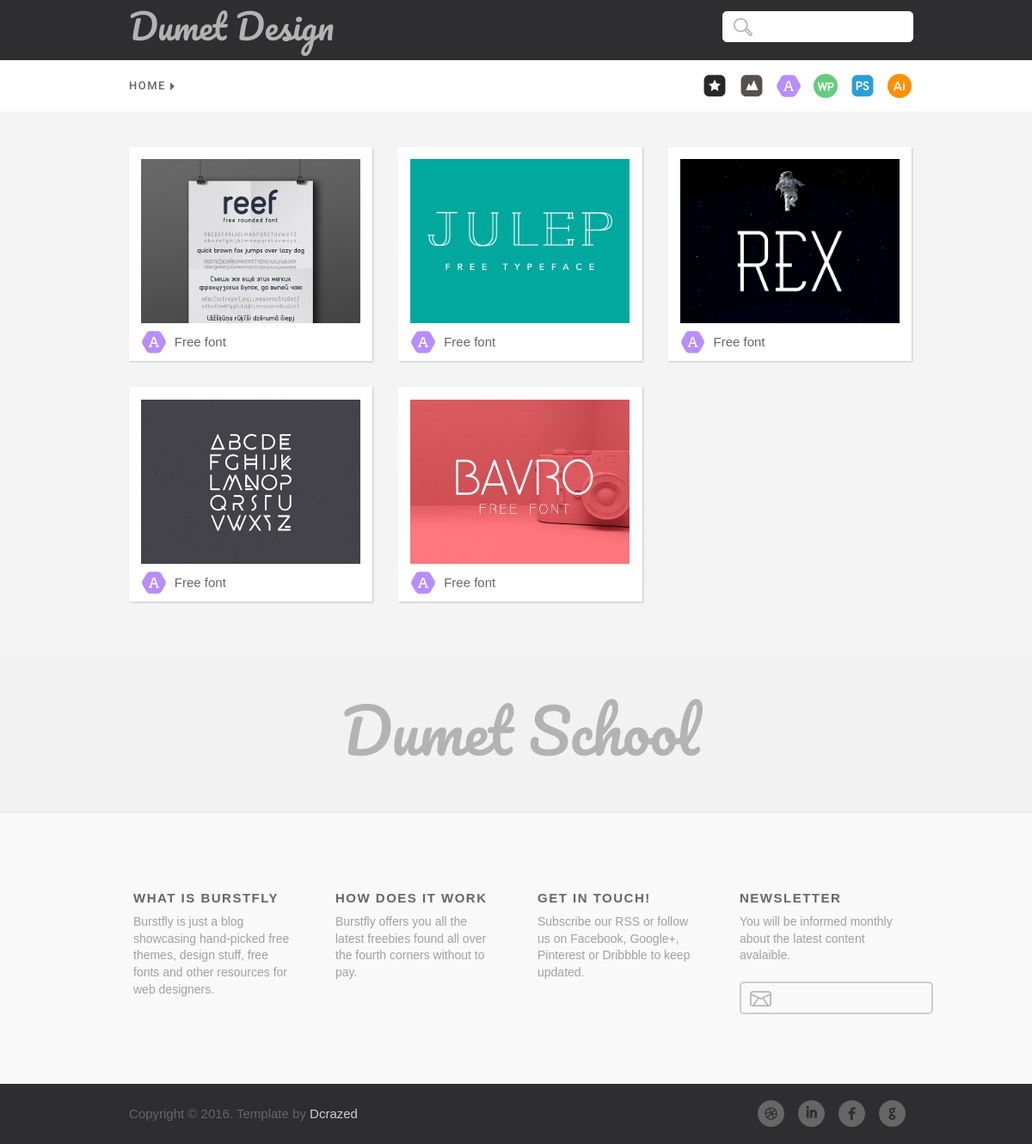
/index.php?category=3, run on the app's committed database.
### tables this page shows
CREATE TABLE `category` (
  `id` int(11) NOT NULL,
  `category_name` varchar(255) NOT NULL,
  `icon` varchar(255) NOT NULL
);

CREATE TABLE `post` (
  `id` int(11) NOT NULL,
  `category_id` int(11) NOT NULL,
  `title` varchar(255) NOT NULL,
  `description` text NOT NULL,
  `image` varchar(255) NOT NULL,
  `user` varchar(255) NOT NULL,
  `date` datetime NOT NULL
);

### includes/category.php (the view, shortened to what this page needs)
<?php
$category_id    = $_GET["category"];
$query          = mysqli_query($connect, "SELECT post.*, category.icon FROM post, category
                                          WHERE category.id = post.category_id
                                          AND category.id = '$category_id'
                                          ORDER BY id DESC");
?>
		<div class="container object">
			<div id="main-container-image">
				<section class="work">
				<?php if(mysqli_num_rows($query)>0) { ?>
      				<?php while($row=mysqli_fetch_array($query)) { ?>
					<figure class="white">
						<a href="index.php?detail=<?php echo $row["id"] ?>&category=<?php echo $row["category_id"] ?>">
							<img src="img/<?php echo $row["image"] ?>" alt="" />
						</a>
                        <div id="wrapper-part-info">
                        	<div class="part-info-image"><img src="img/<?php echo $row["icon"] ?>" alt="" width="28" height="28"/></div>
                        	<div id="part-info"><?php echo $row["title"] ?></div>
						</div>
                    </figure>
                    <?php } ?>
                <?php } ?>
                </section>
			</div>
		</div>

### includes/head.php (shortened to what this page needs)
<!DOCTYPE html>
<html>
	<head>
		<link href="css/index.css" type="text/css" rel="stylesheet">
	</head>

### index.php (shortened to what this page needs)
<?php
include "includes/config.php";
include "includes/head.php";
?>
<body>
    <?php
        include "includes/header.php";
        include "includes/navbar.php";
    ?>
	<div id="wrapper-container">
        <?php
            if (isset($_GET["home"]) || isset($_GET["page"])) {include "includes/latest-post.php";}
            else if (isset($_GET["detail"])) {include "includes/detail.php";}
            else if (isset($_GET["category"]) || isset($_GET["page-category"])) {include "includes/category.php";}
            else if (isset($_GET["search"]) || isset($_GET["page-search"])) {include "includes/search.php";}
            else {include "includes/latest-post.php";}
        ?>
	<div id="wrapper-thank">
    	<div class="thank">
        	<div class="thank-text">
					Dumet School
				</div>
    	</div>
	</div>
    </div>
    <?php include "includes/footer.php"; ?>
</body>
</html>

### includes/header.php (shortened to what this page needs)
<div id="wrapper-header">
	<div id="main-header" class="object">
		<div class="logo">
			<div class="thank-text" id="thank-text-logo">
            </div>
        </div>
        <div id="main_tip_search">
			<form class="navbar-form" action="index.php?search" method="post">
				<div class="form-group">
					<input type="text" name="keyword" id="tip_search_input" list="search" autocomplete=off required>
				</div>
			</form>
		</div>
    </div>
</div>

### includes/navbar.php
<?php
$query  = mysqli_query($connect, "SELECT * FROM category ORDER BY id DESC");
?>
    <div id="wrapper-navbar">
		<div class="navbar object">
    		<div id="wrapper-sorting">
                <div id="wrapper-title-1">
                    <a href="index.php?home"><div class="top-rated object">Home</div></a>
                	<div id="fleche-nav-1"></div>
        		</div>
            </div>
            <div id="wrapper-button-icon">
            <?php if(mysqli_num_rows($query)>0) { ?>
              <?php while($row=mysqli_fetch_array($query)) { ?>
            	<div class="button-category">
                    <a href="index.php?category=<?php echo $row["id"]?>">
                        <img src="img/<?php echo $row['icon']?>" alt="<?php echo $row['category_name']?>" title="<?php echo $row['category_name']?>" height="28" width="28">
                    </a>
                </div>
              <?php } ?>
			<?php } ?>
            </div>
    	</div>
    </div>

### includes/footer.php
<div id="main-container-footer">
	<div class="container-footer">
        <div id="row-1f">
        	<div class="text-row-1f"><span style="font-weight:600;font-size:15px;color:#666;line-height:250%;text-transform:uppercase;letter-spacing:1.5px;">What is Burstfly</span><br>Burstfly is just a blog showcasing hand-picked free themes, design stuff, free fonts and other resources for web designers.</div>
        </div>
        <div id="row-2f">
        	<div class="text-row-2f"><span style="font-weight:600;font-size:15px;color:#666;line-height:250%;text-transform:uppercase;letter-spacing:1.5px;">How does it work</span><br>Burstfly offers you all the latest freebies found all over the fourth corners without to pay.</div>
        </div>
        <div id="row-3f">
        	<div class="text-row-3f"><span style="font-weight:600;font-size:15px;color:#666;line-height:250%;text-transform:uppercase;letter-spacing:1.5px;">Get in touch!</span><br>Subscribe our RSS or follow us on Facebook, Google+, Pinterest or Dribbble to keep updated.</div>
        </div>
        <div id="row-4f">
        	<div class="text-row-4f"><span style="font-weight:600;font-size:15px;color:#666;line-height:250%;text-transform:uppercase;letter-spacing:1.5px;">Newsletter</span><br>You will be informed monthly about the latest content avalaible.</div>
			<div id="main_tip_newsletter">
				<form>
					<input type="text" name="newsletter" id="tip_newsletter_input" list="newsletter" autocomplete=off required>
				</form>
			</div>
        </div>
	</div>
</div>
<div id="wrapper-copyright">
	<div class="copyright">
		<div class="copy-text object">Copyright © 2016. Template by <a style="color:#D0D1D4;" href="http://designscrazed.org/">Dcrazed</a></div>
		<div class="wrapper-navbouton">
			<div class="google object">g</div>
			<div class="facebook object">f</div>
			<div class="linkin object">i</div>
			<div class="dribbble object">d</div>
		</div>
	</div>
</div>

### data on the page
category: icon (picture)
category: icon (picture)
category: icon (picture)
category: icon (picture)
category: icon (picture)
category: icon (picture)
post: image (picture), category.icon (picture), title "Free font"
post: image (picture), category.icon (picture), title "Free font"
post: image (picture), category.icon (picture), title "Free font"
post: image (picture), category.icon (picture), title "Free font"
post: image (picture), category.icon (picture), title "Free font"
